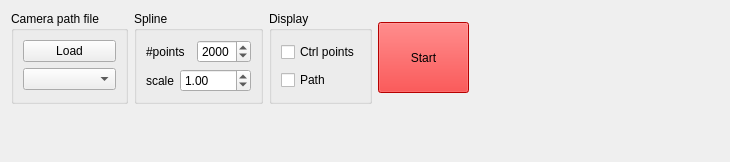
     <widget class="QWidget" name="tab_camera">
      <attribute name="title">
       <string>Camera</string>
      </attribute>
      <layout class="QGridLayout" name="gridLayout_14">
       <item row="0" column="0">
        <layout class="QHBoxLayout" name="horizontalLayout_9">
         <item>
          <widget class="QGroupBox" name="groupBox_3">
           <property name="title">
            <string>Camera path file</string>
           </property>
           <layout class="QGridLayout" name="gridLayout_8">
            <item row="0" column="0">
             <widget class="QPushButton" name="cam_load_but">
              <property name="text">
               <string>Load</string>
              </property>
             </widget>
            </item>
            <item row="1" column="0">
             <widget class="QComboBox" name="cam_load_select"/>
            </item>
           </layout>
          </widget>
         </item>
         <item>
          <widget class="QGroupBox" name="groupBox_5">
           <property name="title">
            <string>Spline</string>
           </property>
           <layout class="QGridLayout" name="gridLayout_9">
            <item row="0" column="0">
             <layout class="QHBoxLayout" name="horizontalLayout_3">
              <item>
               <widget class="QLabel" name="label_8">
                <property name="text">
                 <string>#points</string>
                </property>
               </widget>
              </item>
              <item>
               <widget class="QSpinBox" name="spline_points">
                <property name="maximum">
                 <number>5000</number>
                </property>
                <property name="value">
                 <number>2000</number>
                </property>
               </widget>
              </item>
             </layout>
            </item>
            <item row="1" column="0">
             <layout class="QHBoxLayout" name="horizontalLayout_4">
              <item>
               <widget class="QLabel" name="label_9">
                <property name="text">
                 <string>scale</string>
                </property>
               </widget>
              </item>
              <item>
               <widget class="QDoubleSpinBox" name="spline_scale">
                <property name="maximum">
                 <double>9999.000000000000000</double>
                </property>
                <property name="value">
                 <double>1.000000000000000</double>
                </property>
               </widget>
              </item>
             </layout>
            </item>
           </layout>
          </widget>
         </item>
         <item>
          <widget class="QGroupBox" name="groupBox_4">
           <property name="title">
            <string>Display</string>
           </property>
           <layout class="QGridLayout" name="gridLayout_10">
            <item row="0" column="0">
             <widget class="QCheckBox" name="cam_pts_display">
              <property name="text">
               <string>Ctrl points</string>
              </property>
              <property name="checked">
               <bool>false</bool>
              </property>
             </widget>
            </item>
            <item row="1" column="0">
             <widget class="QCheckBox" name="cam_path_display">
              <property name="text">
               <string>Path</string>
              </property>
              <property name="checked">
               <bool>false</bool>
              </property>
             </widget>
            </item>
           </layout>
          </widget>
         </item>
         <item>
          <widget class="QPushButton" name="cam_play">
           <property name="sizePolicy">
            <sizepolicy hsizetype="Fixed" vsizetype="Fixed">
             <horstretch>0</horstretch>
             <verstretch>0</verstretch>
            </sizepolicy>
           </property>
           <property name="minimumSize">
            <size>
             <width>91</width>
             <height>71</height>
            </size>
           </property>
           <property name="palette">
            <palette>
             <active>
              <colorrole role="WindowText">
               <brush brushstyle="SolidPattern">
                <color alpha="255">
                 <red>0</red>
                 <green>0</green>
                 <blue>0</blue>
                </color>
               </brush>
              </colorrole>
              <colorrole role="Button">
               <brush brushstyle="SolidPattern">
                <color alpha="255">
                 <red>255</red>
                 <green>0</green>
                 <blue>0</blue>
                </color>
               </brush>
              </colorrole>
              <colorrole role="Light">
               <brush brushstyle="SolidPattern">
                <color alpha="255">
                 <red>255</red>
                 <green>127</green>
                 <blue>127</blue>
                </color>
               </brush>
              </colorrole>
              <colorrole role="Midlight">
               <brush brushstyle="SolidPattern">
                <color alpha="255">
                 <red>255</red>
                 <green>63</green>
                 <blue>63</blue>
                </color>
               </brush>
              </colorrole>
              <colorrole role="Dark">
               <brush brushstyle="SolidPattern">
                <color alpha="255">
                 <red>127</red>
                 <green>0</green>
                 <blue>0</blue>
                </color>
               </brush>
              </colorrole>
              <colorrole role="Mid">
               <brush brushstyle="SolidPattern">
                <color alpha="255">
                 <red>170</red>
                 <green>0</green>
                 <blue>0</blue>
                </color>
               </brush>
              </colorrole>
              <colorrole role="Text">
               <brush brushstyle="SolidPattern">
                <color alpha="255">
                 <red>0</red>
                 <green>0</green>
                 <blue>0</blue>
                </color>
               </brush>
              </colorrole>
              <colorrole role="BrightText">
               <brush brushstyle="SolidPattern">
                <color alpha="255">
                 <red>255</red>
                 <green>255</green>
                 <blue>255</blue>
                </color>
               </brush>
              </colorrole>
              <colorrole role="ButtonText">
               <brush brushstyle="SolidPattern">
                <color alpha="255">
                 <red>0</red>
                 <green>0</green>
                 <blue>0</blue>
                </color>
               </brush>
              </colorrole>
              <colorrole role="Base">
               <brush brushstyle="SolidPattern">
                <color alpha="255">
                 <red>255</red>
                 <green>0</green>
                 <blue>0</blue>
                </color>
               </brush>
              </colorrole>
              <colorrole role="Window">
               <brush brushstyle="SolidPattern">
                <color alpha="255">
                 <red>255</red>
                 <green>0</green>
                 <blue>0</blue>
                </color>
               </brush>
              </colorrole>
              <colorrole role="Shadow">
               <brush brushstyle="SolidPattern">
                <color alpha="255">
                 <red>0</red>
                 <green>0</green>
                 <blue>0</blue>
                </color>
               </brush>
              </colorrole>
              <colorrole role="AlternateBase">
               <brush brushstyle="SolidPattern">
                <color alpha="255">
                 <red>255</red>
                 <green>127</green>
                 <blue>127</blue>
                </color>
               </brush>
              </colorrole>
              <colorrole role="ToolTipBase">
               <brush brushstyle="SolidPattern">
                <color alpha="255">
                 <red>255</red>
                 <green>255</green>
                 <blue>220</blue>
                </color>
               </brush>
              </colorrole>
              <colorrole role="ToolTipText">
               <brush brushstyle="SolidPattern">
                <color alpha="255">
                 <red>0</red>
                 <green>0</green>
                 <blue>0</blue>
                </color>
               </brush>
              </colorrole>
             </active>
             <inactive>
              <colorrole role="WindowText">
               <brush brushstyle="SolidPattern">
                <color alpha="255">
                 <red>0</red>
                 <green>0</green>
                 <blue>0</blue>
                </color>
               </brush>
              </colorrole>
              <colorrole role="Button">
               <brush brushstyle="SolidPattern">
                <color alpha="255">
                 <red>255</red>
                 <green>0</green>
                 <blue>0</blue>
                </color>
               </brush>
              </colorrole>
              <colorrole role="Light">
               <brush brushstyle="SolidPattern">
                <color alpha="255">
                 <red>255</red>
                 <green>127</green>
                 <blue>127</blue>
                </color>
               </brush>
              </colorrole>
              <colorrole role="Midlight">
               <brush brushstyle="SolidPattern">
                <color alpha="255">
                 <red>255</red>
                 <green>63</green>
                 <blue>63</blue>
                </color>
               </brush>
              </colorrole>
              <colorrole role="Dark">
               <brush brushstyle="SolidPattern">
                <color alpha="255">
                 <red>127</red>
                 <green>0</green>
                 <blue>0</blue>
                </color>
               </brush>
              </colorrole>
              <colorrole role="Mid">
               <brush brushstyle="SolidPattern">
                <color alpha="255">
                 <red>170</red>
                 <green>0</green>
                 <blue>0</blue>
                </color>
               </brush>
              </colorrole>
              <colorrole role="Text">
               <brush brushstyle="SolidPattern">
                <color alpha="255">
                 <red>0</red>
                 <green>0</green>
                 <blue>0</blue>
                </color>
               </brush>
              </colorrole>
              <colorrole role="BrightText">
               <brush brushstyle="SolidPattern">
                <color alpha="255">
                 <red>255</red>
                 <green>255</green>
                 <blue>255</blue>
                </color>
               </brush>
              </colorrole>
              <colorrole role="ButtonText">
               <brush brushstyle="SolidPattern">
                <color alpha="255">
                 <red>0</red>
                 <green>0</green>
                 <blue>0</blue>
                </color>
               </brush>
              </colorrole>
              <colorrole role="Base">
               <brush brushstyle="SolidPattern">
                <color alpha="255">
                 <red>255</red>
                 <green>0</green>
                 <blue>0</blue>
                </color>
               </brush>
              </colorrole>
              <colorrole role="Window">
               <brush brushstyle="SolidPattern">
                <color alpha="255">
                 <red>255</red>
                 <green>0</green>
                 <blue>0</blue>
                </color>
               </brush>
              </colorrole>
              <colorrole role="Shadow">
               <brush brushstyle="SolidPattern">
                <color alpha="255">
                 <red>0</red>
                 <green>0</green>
                 <blue>0</blue>
                </color>
               </brush>
              </colorrole>
              <colorrole role="AlternateBase">
               <brush brushstyle="SolidPattern">
                <color alpha="255">
                 <red>255</red>
                 <green>127</green>
                 <blue>127</blue>
                </color>
               </brush>
              </colorrole>
              <colorrole role="ToolTipBase">
               <brush brushstyle="SolidPattern">
                <color alpha="255">
                 <red>255</red>
                 <green>255</green>
                 <blue>220</blue>
                </color>
               </brush>
              </colorrole>
              <colorrole role="ToolTipText">
               <brush brushstyle="SolidPattern">
                <color alpha="255">
                 <red>0</red>
                 <green>0</green>
                 <blue>0</blue>
                </color>
               </brush>
              </colorrole>
             </inactive>
             <disabled>
              <colorrole role="WindowText">
               <brush brushstyle="SolidPattern">
                <color alpha="255">
                 <red>127</red>
                 <green>0</green>
                 <blue>0</blue>
                </color>
               </brush>
              </colorrole>
              <colorrole role="Button">
               <brush brushstyle="SolidPattern">
                <color alpha="255">
                 <red>255</red>
                 <green>0</green>
                 <blue>0</blue>
                </color>
               </brush>
              </colorrole>
              <colorrole role="Light">
               <brush brushstyle="SolidPattern">
                <color alpha="255">
                 <red>255</red>
                 <green>127</green>
                 <blue>127</blue>
                </color>
               </brush>
              </colorrole>
              <colorrole role="Midlight">
               <brush brushstyle="SolidPattern">
                <color alpha="255">
                 <red>255</red>
                 <green>63</green>
                 <blue>63</blue>
                </color>
               </brush>
              </colorrole>
              <colorrole role="Dark">
               <brush brushstyle="SolidPattern">
                <color alpha="255">
                 <red>127</red>
                 <green>0</green>
                 <blue>0</blue>
                </color>
               </brush>
              </colorrole>
              <colorrole role="Mid">
               <brush brushstyle="SolidPattern">
                <color alpha="255">
                 <red>170</red>
                 <green>0</green>
                 <blue>0</blue>
                </color>
               </brush>
              </colorrole>
              <colorrole role="Text">
               <brush brushstyle="SolidPattern">
                <color alpha="255">
                 <red>127</red>
                 <green>0</green>
                 <blue>0</blue>
                </color>
               </brush>
              </colorrole>
              <colorrole role="BrightText">
               <brush brushstyle="SolidPattern">
                <color alpha="255">
                 <red>255</red>
                 <green>255</green>
                 <blue>255</blue>
                </color>
               </brush>
              </colorrole>
              <colorrole role="ButtonText">
               <brush brushstyle="SolidPattern">
                <color alpha="255">
                 <red>127</red>
                 <green>0</green>
                 <blue>0</blue>
                </color>
               </brush>
              </colorrole>
              <colorrole role="Base">
               <brush brushstyle="SolidPattern">
                <color alpha="255">
                 <red>255</red>
                 <green>0</green>
                 <blue>0</blue>
                </color>
               </brush>
              </colorrole>
              <colorrole role="Window">
               <brush brushstyle="SolidPattern">
                <color alpha="255">
                 <red>255</red>
                 <green>0</green>
                 <blue>0</blue>
                </color>
               </brush>
              </colorrole>
              <colorrole role="Shadow">
               <brush brushstyle="SolidPattern">
                <color alpha="255">
                 <red>0</red>
                 <green>0</green>
                 <blue>0</blue>
                </color>
               </brush>
              </colorrole>
              <colorrole role="AlternateBase">
               <brush brushstyle="SolidPattern">
                <color alpha="255">
                 <red>255</red>
                 <green>0</green>
                 <blue>0</blue>
                </color>
               </brush>
              </colorrole>
              <colorrole role="ToolTipBase">
               <brush brushstyle="SolidPattern">
                <color alpha="255">
                 <red>255</red>
                 <green>255</green>
                 <blue>220</blue>
                </color>
               </brush>
              </colorrole>
              <colorrole role="ToolTipText">
               <brush brushstyle="SolidPattern">
                <color alpha="255">
                 <red>0</red>
                 <green>0</green>
                 <blue>0</blue>
                </color>
               </brush>
              </colorrole>
             </disabled>
            </palette>
           </property>
           <property name="styleSheet">
            <string notr="true">background:red</string>
           </property>
           <property name="text">
            <string>Start</string>
           </property>
          </widget>
         </item>
        </layout>
       </item>
       <item row="0" column="1">
        <spacer name="horizontalSpacer_2">
         <property name="orientation">
          <enum>Qt::Horizontal</enum>
         </property>
         <property name="sizeHint" stdset="0">
          <size>
           <width>250</width>
           <height>20</height>
          </size>
         </property>
        </spacer>
       </item>
       <item row="1" column="0">
        <spacer name="verticalSpacer_3">
         <property name="orientation">
          <enum>Qt::Vertical</enum>
         </property>
         <property name="sizeHint" stdset="0">
          <size>
           <width>20</width>
           <height>47</height>
          </size>
         </property>
        </spacer>
       </item>
      </layout>
     </widget>
